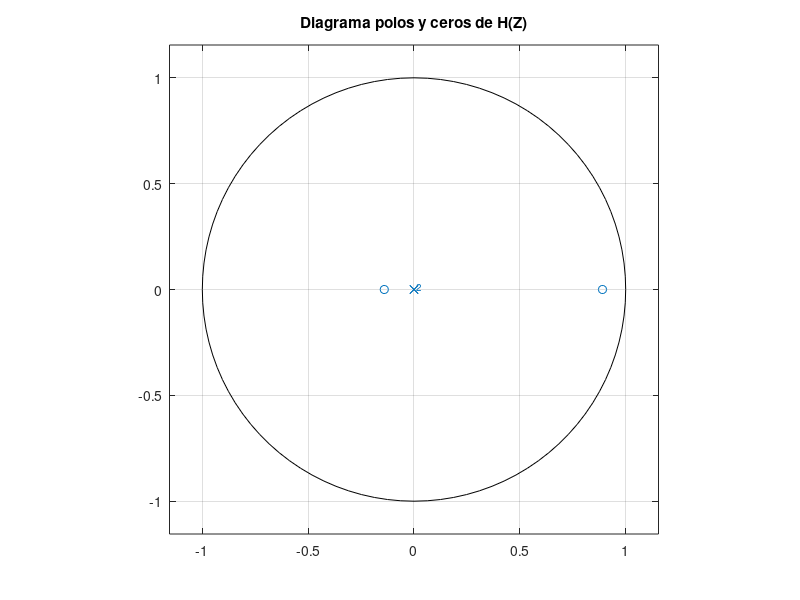

MATLAB code to generate this figure:
% H(z) = (8 - 6z^(-1) + z^(-2))/8

b = [8, -6, -1];
a = [8];
figure;
zplane(b, a);
title('Diagrama polos y ceros de H(Z)');
